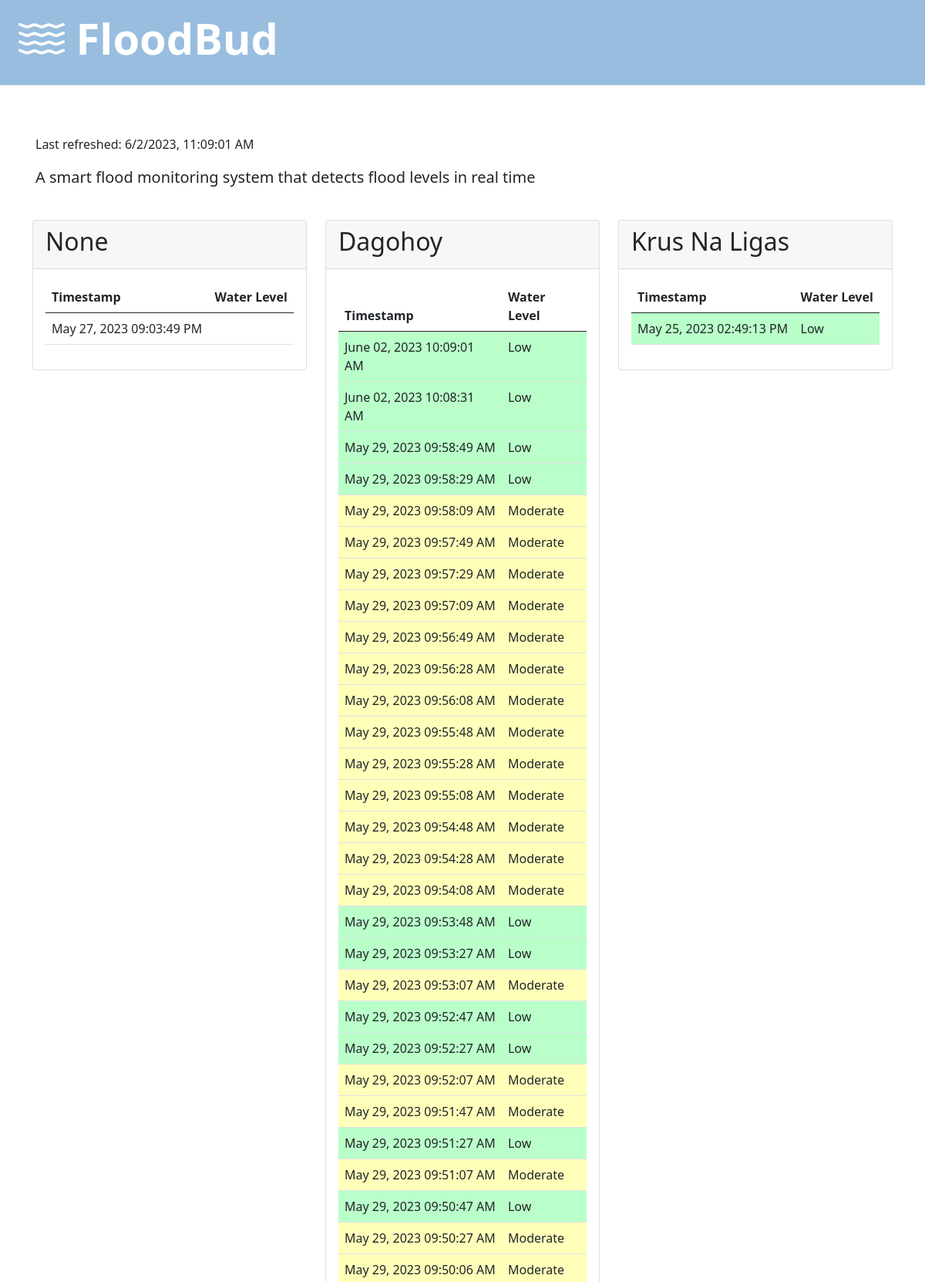
The page / (upper part) on the database its author committed.
### app.py (models this page shows, shortened)
class Records(db.Model):
    __tablename__ = 'water_level'
    readingid = db.Column(db.Integer, Sequence(
        'reading_id_seq'), primary_key=True)
    deviceid = db.Column(db.Integer, db.ForeignKey('device_location.deviceid'))
    timestamp = db.Column(db.DateTime(timezone=True),
                          default=lambda: datetime.now(utc_plus_eight))
    reading = db.Column(db.String, nullable=False)
    location = db.relationship(
        'DeviceLocation', backref='water_level', lazy=True)

class DeviceLocation(db.Model):
    __tablename__ = 'device_location'
    deviceid = db.Column(db.Integer, primary_key=True)
    location = db.Column(db.String(100), nullable=False)
    def __repr__(self):
        return self.location

### app.py (the view, shortened to what this page needs)
@app.route('/', methods=['GET', 'POST'])
def index():
    global data  # Use the global data variable
    update_db()
    print(devices)
    return render_template('index.html', devices=devices)

### app.py (called while the page is built)
def update_db():
    devices.clear()
    for device in sorted(list({record.deviceid for record in Records.query.all()})):
        timestamps = []
        readings = []
        for entry in Records.query.filter_by(deviceid=device):
            timestamps.insert(0, entry.timestamp)
            readings.insert(0, entry.reading.title())
        if len(devices) > device:
            devices[device]['Timestamps'].extend(timestamps)
            devices[device]['WaterLevels'].extend(readings)
        else:
            new_device = {
                'DeviceID': device,
                'Location': entry.location,
                'Timestamps': timestamps,
                'WaterLevels': readings,
            }
            devices.insert(device, new_device)

### templates/index.html (shortened to what this page needs)
<!DOCTYPE html>
<html>
<head>
    <link href="https://cdn.jsdelivr.net/npm/bootstrap@5.0.2/dist/css/bootstrap.min.css" rel="stylesheet">
    <link rel="stylesheet" href="global.css">
</head>
<body onload="updateLastRefreshedTime()">
    <header>
        <div class="d-flex flex-column flex-md-row align-items-center p-3 px-md-4 mb-3 border-bottom box-shadow" style="background-color: #98BDDF;">
            <h1 class="display-4" style="color: white; font-weight: 600;">
                FloodBud
            </h1>
        </div>
        <div class="container-lg px-3 py-3 pt-md-5 pb-md-4 mx-auto">
            <p>Last refreshed: <span id="lastRefreshedTime"></span></p>
            <p class="lead">A smart flood monitoring system that detects flood levels in real time</p>
        </div>
    </header>
    <div class="container">
        <div class="row">
            {% for device in devices %}
            <div class="col-md-4 mb-4">
                <div class="card">
                    <div class="card-header">
                        <h2>{{ device.Location }}</h2>
                    </div>
                    <div class="card-body">
                        <table class="table">
                            <thead>
                                <tr>
                                    <th>Timestamp</th>
                                    <th>Water Level</th>
                                </tr>
                            </thead>
                            <tbody>
                                {% for i in range(device.Timestamps|length) %}
                                    {% if device.WaterLevels[i] == "Low" %}
                                        <tr style="background-color: #baffc9">
                                            <td>{{ device.Timestamps[i].strftime("%B %d, %Y %I:%M:%S %p") }}</td>
                                            <td>{{ device.WaterLevels[i] }}</td>
                                        </tr>
                                    {% elif device.WaterLevels[i] == "Moderate" %}
                                        <tr style="background-color: #ffffba">
                                            <td>{{ device.Timestamps[i].strftime("%B %d, %Y %I:%M:%S %p") }}</td>
                                            <td>{{ device.WaterLevels[i] }}</td>
                                        </tr>
                                    {% elif device.WaterLevels[i] == "High" %}
                                        <tr style="background-color: #ffdfba">
                                            <td>{{ device.Timestamps[i].strftime("%B %d, %Y %I:%M:%S %p") }}</td>
                                            <td>{{ device.WaterLevels[i] }}</td>
                                        </tr>
                                    {% elif device.WaterLevels[i] == "Very High" %}
                                        <tr style="background-color: #ffb3ba">
                                            <td>{{ device.Timestamps[i].strftime("%B %d, %Y %I:%M:%S %p") }}</td>
                                            <td>{{ device.WaterLevels[i] }}</td>
                                        </tr>
                                    {% else %}
                                        <tr>
                                            <td>{{ device.Timestamps[i].strftime("%B %d, %Y %I:%M:%S %p") }}</td>
                                            <td>{{ device.WaterLevels[i] }}</td>
                                        </tr>
                                    {% endif %}
                                {% endfor %}
                            </tbody>
                        </table>
                    </div>
                </div>
            </div>
    {% endfor %}
        </div>
    </div>
</body>
</html>

### rows shown on the page
Records: timestamp "May 27, 2023 09:03:49 PM"
DeviceLocation: Location "Dagohoy"
Records: timestamp "June 02, 2023 10:09:01 AM"
Records: timestamp "June 02, 2023 10:08:31 AM"
Records: timestamp "May 29, 2023 09:58:49 AM"
Records: timestamp "May 29, 2023 09:58:29 AM"
Records: timestamp "May 29, 2023 09:58:09 AM"
Records: timestamp "May 29, 2023 09:57:49 AM"
Records: timestamp "May 29, 2023 09:57:29 AM"
Records: timestamp "May 29, 2023 09:57:09 AM"
Records: timestamp "May 29, 2023 09:56:49 AM"
Records: timestamp "May 29, 2023 09:56:28 AM"
Records: timestamp "May 29, 2023 09:56:08 AM"
Records: timestamp "May 29, 2023 09:55:48 AM"
Records: timestamp "May 29, 2023 09:55:28 AM"
Records: timestamp "May 29, 2023 09:55:08 AM"
Records: timestamp "May 29, 2023 09:54:48 AM"
Records: timestamp "May 29, 2023 09:54:28 AM"
Records: timestamp "May 29, 2023 09:54:08 AM"
Records: timestamp "May 29, 2023 09:53:48 AM"
Records: timestamp "May 29, 2023 09:53:27 AM"
Records: timestamp "May 29, 2023 09:53:07 AM"
Records: timestamp "May 29, 2023 09:52:47 AM"
Records: timestamp "May 29, 2023 09:52:27 AM"
Records: timestamp "May 29, 2023 09:52:07 AM"
Records: timestamp "May 29, 2023 09:51:47 AM"
Records: timestamp "May 29, 2023 09:51:27 AM"
Records: timestamp "May 29, 2023 09:51:07 AM"
Records: timestamp "May 29, 2023 09:50:47 AM"
Records: timestamp "May 29, 2023 09:50:27 AM"
Records: timestamp "May 29, 2023 09:50:06 AM"
DeviceLocation: Location "Krus Na Ligas"
Records: timestamp "May 25, 2023 02:49:13 PM"

### other values the page prints
{{ device.Location }} "None"
{{ device.WaterLevels[i] }} "Low" "Low" "Low" "Low" "Low" "Low" "Low" "Low" "Low" "Low" "Low"
{{ device.WaterLevels[i] }} "Moderate" "Moderate" "Moderate" "Moderate" "Moderate" "Moderate" "Moderate" "Moderate" "Moderate" "Moderate" "Moderate" "Moderate" "Moderate" "Moderate" "Moderate" "Moderate" "Moderate" "Moderate" "Moderate"
